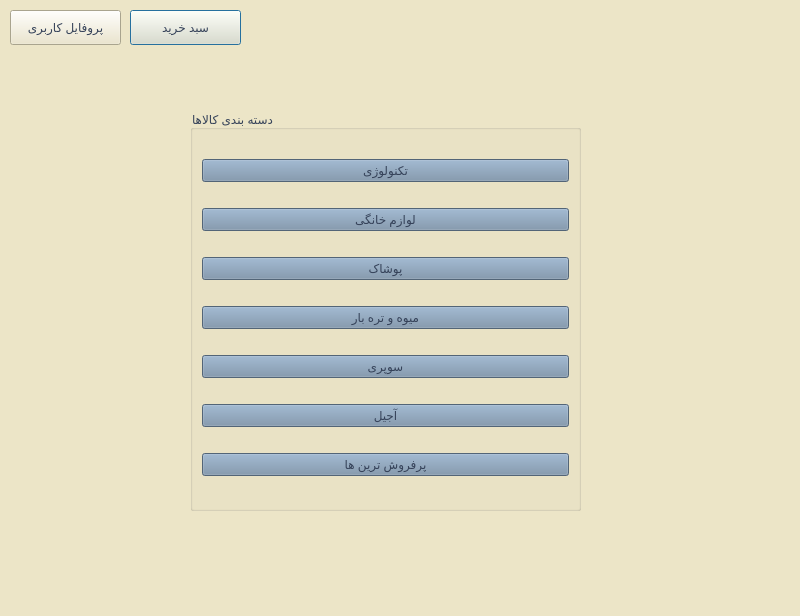
<?xml version="1.0" encoding="UTF-8"?>
<ui version="4.0">
 <class>groupingGoods</class>
 <widget class="QDialog" name="groupingGoods">
  <property name="geometry">
   <rect>
    <x>0</x>
    <y>0</y>
    <width>800</width>
    <height>616</height>
   </rect>
  </property>
  <property name="windowTitle">
   <string>Dialog</string>
  </property>
  <property name="styleSheet">
   <string notr="true">background-color: rgb(236, 229, 199);
</string>
  </property>
  <widget class="QPushButton" name="cart">
   <property name="geometry">
    <rect>
     <x>130</x>
     <y>10</y>
     <width>111</width>
     <height>35</height>
    </rect>
   </property>
   <property name="styleSheet">
    <string notr="true">font: 10pt &quot;Lalezar&quot;;
color: rgb(53, 66, 89);
</string>
   </property>
   <property name="text">
    <string>سبد خرید</string>
   </property>
  </widget>
  <widget class="QPushButton" name="profile">
   <property name="geometry">
    <rect>
     <x>10</x>
     <y>10</y>
     <width>111</width>
     <height>35</height>
    </rect>
   </property>
   <property name="styleSheet">
    <string notr="true">font: 10pt &quot;Lalezar&quot;;
color: rgb(53, 66, 89);
</string>
   </property>
   <property name="text">
    <string>پروفایل کاربری</string>
   </property>
  </widget>
  <widget class="QGroupBox" name="groupBox">
   <property name="geometry">
    <rect>
     <x>190</x>
     <y>110</y>
     <width>391</width>
     <height>401</height>
    </rect>
   </property>
   <property name="styleSheet">
    <string notr="true">font: 14pt &quot;Lalezar&quot;;
color: rgb(53, 66, 89);
</string>
   </property>
   <property name="title">
    <string>دسته بندی کالاها</string>
   </property>
   <layout class="QVBoxLayout" name="verticalLayout">
    <item>
     <widget class="QPushButton" name="technology">
      <property name="styleSheet">
       <string notr="true">background-color: rgb(116, 141, 166);</string>
      </property>
      <property name="text">
       <string>تکنولوژی</string>
      </property>
     </widget>
    </item>
    <item>
     <widget class="QPushButton" name="homeApp">
      <property name="styleSheet">
       <string notr="true">background-color: rgb(116, 141, 166);</string>
      </property>
      <property name="text">
       <string>لوازم خانگی</string>
      </property>
     </widget>
    </item>
    <item>
     <widget class="QPushButton" name="clothes">
      <property name="styleSheet">
       <string notr="true">background-color: rgb(116, 141, 166);</string>
      </property>
      <property name="text">
       <string>پوشاک</string>
      </property>
     </widget>
    </item>
    <item>
     <widget class="QPushButton" name="fruit">
      <property name="styleSheet">
       <string notr="true">background-color: rgb(116, 141, 166);</string>
      </property>
      <property name="text">
       <string>میوه و تره بار</string>
      </property>
     </widget>
    </item>
    <item>
     <widget class="QPushButton" name="supermarket">
      <property name="styleSheet">
       <string notr="true">background-color: rgb(116, 141, 166);</string>
      </property>
      <property name="text">
       <string>سوپری</string>
      </property>
     </widget>
    </item>
    <item>
     <widget class="QPushButton" name="nuts">
      <property name="styleSheet">
       <string notr="true">background-color: rgb(116, 141, 166);</string>
      </property>
      <property name="text">
       <string>آجیل</string>
      </property>
     </widget>
    </item>
    <item>
     <widget class="QPushButton" name="popular">
      <property name="styleSheet">
       <string notr="true">background-color: rgb(116, 141, 166);</string>
      </property>
      <property name="text">
       <string>پرفروش ترین ها</string>
      </property>
     </widget>
    </item>
   </layout>
  </widget>
 </widget>
 <resources/>
 <connections/>
</ui>
